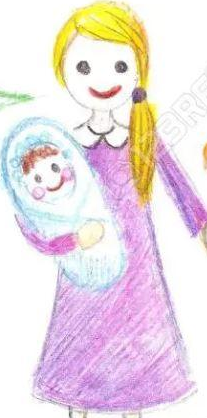
#> input picture shared/job_001/objects/obj_001_n08.png, 207 x 418 px, given in place of original_input.png, which was not available
$ python run_CEX.py
#> lines starting #> are read from the running program, lines starting #| are printed output that depends on the picture; pictures that were not available may be replaced by others from this repository, and a replacement may not be noted
### colors_extractor/input_processor.py
"""
Project: SoulSketch
File: colors_extractor/input_processor.py
Authors: Itay Vazana & Oriya Even Chen

Description:
Image preprocessing module for Color Extraction (CEX).
Includes contrast boosting, LAB-based enhancement,
and utility functions to load original drawing, object crops, and facial expression crops.
"""

import sys
from pathlib import Path
import cv2
import numpy as np
from typing import List, Tuple

# ==== Project Root Resolution ====
PROJECT_ROOT = Path(__file__).resolve().parent
while PROJECT_ROOT.name != "SoulSketch":
    if PROJECT_ROOT.parent == PROJECT_ROOT:
        break
    PROJECT_ROOT = PROJECT_ROOT.parent

if str(PROJECT_ROOT) not in sys.path:
    sys.path.insert(0, str(PROJECT_ROOT))

# ==== Preprocessing Functions ====
# [13 lines left out: function boost_contrast_saturation, not called in this run]

def enhance_lab_contrast(image: np.ndarray, clip_limit: float = 2.0, tile_grid_size=(8, 8)) -> np.ndarray:
    """
    Enhances contrast in LAB color space using CLAHE.

    Args:
        image (np.ndarray): Input BGR image.
        clip_limit (float): CLAHE clip limit.
        tile_grid_size (tuple): CLAHE tile grid size.

    Returns:
        np.ndarray: Enhanced BGR image.
    """
    lab = cv2.cvtColor(image, cv2.COLOR_BGR2LAB)
    l, a, b = cv2.split(lab)
    clahe = cv2.createCLAHE(clipLimit=clip_limit, tileGridSize=tile_grid_size)
    l_enhanced = clahe.apply(l)
    lab_enhanced = cv2.merge((l_enhanced, a, b))
    return cv2.cvtColor(lab_enhanced, cv2.COLOR_LAB2BGR)

def preprocess_for_cex(image: np.ndarray, mode: str = "lab") -> np.ndarray:
    """
    Dispatcher for image preprocessing before CEX.

    Args:
        image (np.ndarray): Input BGR image.
        mode (str): One of ['lab', 'boost'].

    Returns:
        np.ndarray: Preprocessed image.
    """
    if image is None or not isinstance(image, np.ndarray):
        raise ValueError("Invalid image provided for preprocessing")

    if mode == "boost":
        return boost_contrast_saturation(image)
    elif mode == "lab":
        return enhance_lab_contrast(image)
    else:
        raise ValueError(f"Unsupported preprocessing mode: {mode}")

# ==== Fixed Image Paths ====
ORIGINAL_IMAGE_PATH = PROJECT_ROOT / "shared_memory" / "0_BE_input" / "original_input.png"
COLORED_CROPS_DIR = PROJECT_ROOT / "shared_memory" / "2_OBJ_DET_out" / "objects" / "colored" / "crops"
FACIAL_CROPS_DIR = PROJECT_ROOT / "shared_memory" / "3_FED_out" / "facial_expressions" / "crops"

# ==== Loaders ====
def load_original_image() -> np.ndarray:
    """
    Loads the original drawing image.

    Returns:
        np.ndarray: Loaded image.
    """
    image = cv2.imread(str(ORIGINAL_IMAGE_PATH))
    if image is None:
        raise FileNotFoundError(f"Original input image not found at {ORIGINAL_IMAGE_PATH}")
    return image

def load_colored_crops() -> List[Tuple[str, str, np.ndarray]]:
    """
    Loads all cropped object images.

    Returns:
        List[Tuple[str, str, np.ndarray]]: List of (filename, object_type, image).
    """
    crops = []
    if not COLORED_CROPS_DIR.exists():
        print(f"[WARN] Object crops directory does not exist: {COLORED_CROPS_DIR}")
        return crops

    for file in sorted(COLORED_CROPS_DIR.glob("*.png")):
        filename = file.stem
        if "_" not in filename:
            continue
        crop_id, obj_type = filename.split("_", 1)
        image = cv2.imread(str(file))
        if image is not None:
            crops.append((filename, obj_type, image))
    return crops

def load_facial_expression_crops() -> List[Tuple[str, str, np.ndarray]]:
    """
    Loads all cropped facial expression images.

    Returns:
        List[Tuple[str, str, np.ndarray]]: List of (filename, expression_type, image).
    """
    crops = []
    if not FACIAL_CROPS_DIR.exists():
        print(f"[WARN] Facial crops directory does not exist: {FACIAL_CROPS_DIR}")
        return crops

    for file in sorted(FACIAL_CROPS_DIR.glob("*.png")):
        filename = file.stem
        if "_" not in filename:
            continue
        crop_id, expr_type = filename.split("_", 1)
        image = cv2.imread(str(file))
        if image is not None:
            crops.append((filename, expr_type, image))
    return crops

### colors_extractor/models/models_config.py
"""
Project: SoulSketch
File: colors_extractor/models/color_config.py
Authors: Itay Vazana & Oriya Even Chen

Description:
Configuration file for color extraction and emotion-color associations.
Defines allowed emotions, color mappings, object types, and schema constraints.
"""

import sys
from pathlib import Path

# ==== Project Root Resolution ====
PROJECT_ROOT = Path(__file__).resolve().parent
while PROJECT_ROOT.name != "SoulSketch":
    if PROJECT_ROOT.parent == PROJECT_ROOT:
        break
    PROJECT_ROOT = PROJECT_ROOT.parent

if str(PROJECT_ROOT) not in sys.path:
    sys.path.insert(0, str(PROJECT_ROOT))

# ==== Color Extraction Settings ====
NUM_DOMINANT_COLORS = 5
COLOR_DISTANCE_METRIC = "euclidean"

# ==== Emotion Definitions ====
EMOTIONS = [
    "Happiness", "Sadness", "Fear",
    "Anger", "Calm", "Surprise"
]

# ==== Allowed Colors ====
ALLOWED_COLORS = [
    "gray", "black", "blue", "red", "green",
    "yellow", "orange", "pink", "purple", "brown"
]

# ==== Object Types ====
OBJECT_TYPES = {
    "person": {},
    "tree": {},
    "house": {}
}

# ==== Schema Enums ====
ALLOWED_SIZES = ["small", "medium", "large"]

ALLOWED_POSITIONS = [
    "top-left", "top-center", "top-right",
    "bottom-left", "bottom-center", "bottom-right"
]

ALLOWED_EXPRESSIONS = [
    "angry_face", "happy_face", "sad-face", "neutral_face",
    "drawn-face", "hollow_eyes", "large_eyes", "angry_eyes",
    "dot_eyes", "far_eyes", "one_pupil"
]

# ==== Expression to Emotion Mapping ====
EXPRESSION_EMOTION_MAP = {
    "angry_face":     ["Anger"],
    "angry_eyes":     ["Anger"],
    "dot_eyes":       ["Calm", "Surprise"],
    "drawn-face":     ["Sadness", "Fear"],
    "far_eyes":       ["Sadness", "Calm"],
    "happy_face":     ["Happiness", "Surprise"],
    "large_eyes":     ["Fear", "Surprise"],
    "neutral_face":   ["Calm", "Sadness"],
    "one_pupil":      ["Fear", "Surprise"],
    "sad-face":       ["Sadness"]
}

# ==== Emotion to Expression Reverse Map ====
EMOTION_TO_EXPRESSIONS = {}
for expr, emotions in EXPRESSION_EMOTION_MAP.items():
    for emotion in emotions:
        EMOTION_TO_EXPRESSIONS.setdefault(emotion, []).append(expr)

# ==== Emotion to Scene Color Preferences ====
EMOTION_COLOR_MAP = {
    "Happiness": ["yellow", "pink", "orange"],
    "Sadness":   ["blue", "gray", "black"],
    "Fear":      ["black", "gray", "purple"],
    "Anger":     ["red", "black", "orange"],
    "Calm":      ["green", "blue", "brown"],
    "Surprise":  ["yellow", "purple", "blue"]
}

# ==== Object Color Expectations ====
OBJECT_COLOR_MAP = {
    "person": {
        "normal":  ["pink", "brown", "blue", "green", "yellow", "red"],
        "unusual": ["purple", "orange", "gray", "black"]
    },
    "tree": {
        "normal":  ["green", "brown", "black"],
        "unusual": ["pink", "red", "purple", "blue"]
    },
    "house": {
        "normal":  ["brown", "gray", "blue", "red", "yellow"],
        "unusual": ["black", "purple", "green", "orange"]
    }
}

### colors_extractor/models/plot_color_emotions.py
"""
Project: SoulSketch
File: colors_extractor/models/plot_color_emotions.py
Authors: Itay Vazana & Oriya Even Chen

Description:
Plotting utilities for visualizing emotional color analysis.
Generates dual-plots per entity (drawing/object/expression):
- RGB → Mapped Color → Emotion Mapping Chart
- Pie Chart for Color Proportion
"""

import sys
from pathlib import Path
import matplotlib.pyplot as plt
from matplotlib.backends.backend_agg import FigureCanvasAgg as FigureCanvas
from typing import List, Dict
import numpy as np

# ==== Project Root Resolution ====
PROJECT_ROOT = Path(__file__).resolve().parent
while PROJECT_ROOT.name != "SoulSketch":
    if PROJECT_ROOT.parent == PROJECT_ROOT:
        break
    PROJECT_ROOT = PROJECT_ROOT.parent

if str(PROJECT_ROOT) not in sys.path:
    sys.path.insert(0, str(PROJECT_ROOT))

# ==== Predefined Colors ====
COLOR_RGB_REFERENCE = {
    "red": (255, 0, 0), "blue": (0, 0, 255), "green": (0, 128, 0),
    "yellow": (255, 255, 0), "orange": (255, 165, 0), "pink": (255, 105, 180),
    "purple": (128, 0, 128), "gray": (128, 128, 128), "black": (0, 0, 0), "brown": (139, 69, 19)
}

COLOR_RANGES = {
    "red":    {"r": (200, 255), "g": (0, 80),   "b": (0, 80)},
    "blue":   {"r": (0, 80),    "g": (0, 80),   "b": (180, 255)},
    "green":  {"r": (0, 100),   "g": (100, 200),"b": (0, 100)},
    "yellow": {"r": (200, 255), "g": (200, 255),"b": (0, 80)},
    "orange": {"r": (200, 255), "g": (100, 200),"b": (0, 80)},
    "pink":   {"r": (180, 255), "g": (70, 200), "b": (140, 255)},
    "purple": {"r": (80, 180),  "g": (0, 80),   "b": (80, 180)},
    "gray":   {"r": (90, 180),  "g": (90, 180), "b": (90, 180)},
    "black":  {"r": (0, 50),    "g": (0, 50),   "b": (0, 50)},
    "brown":  {"r": (110, 190), "g": (50, 120), "b": (30, 100)}
}

# ==== Color Matching Helper ====
def match_color_by_range(rgb: tuple) -> str:
    for color, ranges in COLOR_RANGES.items():
        r, g, b = rgb
        if (ranges["r"][0] <= r <= ranges["r"][1] and
            ranges["g"][0] <= g <= ranges["g"][1] and
            ranges["b"][0] <= b <= ranges["b"][1]):
            return color
    return "unknown"

# ==== Function: draw_color_map ====
def draw_color_map(colors: List[Dict], title: str, highlight_unusual: bool = False):
    fig_height = max(4, 0.8 * len(colors))
    fig, ax = plt.subplots(figsize=(6, fig_height))
    ax.set_xlim(0, 3)
    ax.set_ylim(0, len(colors))
    ax.axis('off')

    for i, color_data in enumerate(colors):
        rgb = tuple(color_data["rgb"])
        mapped_name = match_color_by_range(rgb)
        emotion = color_data["emotion"]
        is_unusual = color_data.get("is_unusual", False)

        color_actual = tuple(v / 255 for v in rgb)
        color_mapped = tuple(v / 255 for v in COLOR_RGB_REFERENCE.get(mapped_name, (255, 255, 255)))

        y = len(colors) - i - 0.5
        ax.add_patch(plt.Circle((0.4, y), 0.3, color=color_actual,
                                ec='red' if highlight_unusual and is_unusual else 'black'))
        ax.annotate("", xy=(1.0, y), xytext=(0.7, y), arrowprops=dict(arrowstyle="->", color="black"))
        ax.add_patch(plt.Circle((1.3, y), 0.3, color=color_mapped))
        label = f"{emotion} ({mapped_name})"
        if highlight_unusual and is_unusual:
            label += " *Unusual*"
        ax.text(1.8, y, label, fontsize=12, verticalalignment='center')

    plt.title(title, fontsize=18)
    plt.tight_layout()
    return fig

# ==== Function: draw_color_proportion_pie ====
def draw_color_proportion_pie(colors: List[Dict], title: str):
    if not colors:
        return plt.figure()

    labels = [f"{match_color_by_range(tuple(c['rgb']))} ({c['emotion']})" for c in colors]
    colors_rgb = [tuple(v / 255 for v in c["rgb"]) for c in colors]
    proportions = [c.get("proportion", 1) for c in colors]

    fig, ax = plt.subplots(figsize=(6, 5))
    ax.pie(proportions, labels=labels, startangle=90, autopct="%1.1f%%",
           colors=colors_rgb, textprops={'fontsize': 10})
    ax.set_title(title, fontsize=14)
    plt.close(fig)
    return fig

# ==== Function: combine_mapping_and_pie ====
def combine_mapping_and_pie(rgb_mapping_fig, pie_fig, title: str):
    fig, axs = plt.subplots(1, 2, figsize=(14, 6))
    fig.suptitle(title, fontsize=20)

    for ax, src_fig in zip(axs, [rgb_mapping_fig, pie_fig]):
        canvas = FigureCanvas(src_fig)
        canvas.draw()
        img = np.frombuffer(canvas.buffer_rgba(), dtype=np.uint8)
        img = img.reshape(src_fig.canvas.get_width_height()[::-1] + (4,))
        ax.imshow(img)
        ax.axis('off')

    plt.tight_layout(pad=1.0)
    plt.close(rgb_mapping_fig)
    plt.close(pie_fig)
    return fig

### colors_extractor/models/KNN_model.py
"""
Project: SoulSketch
File: colors_extractor/models/KNN_model.py
Authors: Itay Vazana & Oriya Even Chen

Description:
Extracts dominant colors from an image using KMeans clustering.
Maps them to predefined emotion-color associations.
Generates visual summaries for emotional interpretation.
"""

import sys
from pathlib import Path
import cv2
import numpy as np
from sklearn.cluster import KMeans
from typing import List, Dict, Tuple, Optional

from models.models_config import (
    NUM_DOMINANT_COLORS,
    COLOR_DISTANCE_METRIC,
    ALLOWED_COLORS,
    EMOTION_COLOR_MAP,
    OBJECT_COLOR_MAP
)
from models.plot_color_emotions import (
    draw_color_map,
    draw_color_proportion_pie,
    combine_mapping_and_pie
)

# ==== Project Root Resolution ====
PROJECT_ROOT = Path(__file__).resolve().parent
while PROJECT_ROOT.name != "SoulSketch":
    if PROJECT_ROOT.parent == PROJECT_ROOT:
        break
    PROJECT_ROOT = PROJECT_ROOT.parent

if str(PROJECT_ROOT) not in sys.path:
    sys.path.insert(0, str(PROJECT_ROOT))

# ==== Predefined RGB Ranges for Named Colors ====
COLOR_RANGES = {
    "red":    {"r": (200, 255), "g": (0, 80),   "b": (0, 80)},
    "blue":   {"r": (0, 80),    "g": (0, 80),   "b": (180, 255)},
    "green":  {"r": (0, 100),   "g": (100, 200),"b": (0, 100)},
    "yellow": {"r": (200, 255), "g": (200, 255),"b": (0, 80)},
    "orange": {"r": (200, 255), "g": (100, 200),"b": (0, 80)},
    "pink":   {"r": (180, 255), "g": (70, 200), "b": (140, 255)},
    "purple": {"r": (80, 180),  "g": (0, 80),   "b": (80, 180)},
    "gray":   {"r": (90, 180),  "g": (90, 180), "b": (90, 180)},
    "black":  {"r": (0, 50),    "g": (0, 50),   "b": (0, 50)},
    "brown":  {"r": (110, 190), "g": (50, 120), "b": (30, 100)}
}

# ==== Helper Function: match_color_by_range ====
def match_color_by_range(rgb: Tuple[int, int, int]) -> Optional[str]:
    """
    Matches an RGB tuple to a color name based on predefined ranges.

    Args:
        rgb (Tuple[int, int, int]): RGB color value.

    Returns:
        Optional[str]: Name of the matched color, or None if not matched.
    """
    for color, ranges in COLOR_RANGES.items():
        r, g, b = rgb
        if (ranges["r"][0] <= r <= ranges["r"][1] and
            ranges["g"][0] <= g <= ranges["g"][1] and
            ranges["b"][0] <= b <= ranges["b"][1]):
            return color
    return None

# ==== Main Function: extract_emotional_colors ====
def extract_emotional_colors(
    image: np.ndarray,
    output_dir: Path,
    entity_type: str,
    entity_id: Optional[str] = None,
    object_type: Optional[str] = None,
    use_range_based: bool = True
) -> List[Dict]:
    """
    Extracts dominant colors and maps them to emotion categories.
    Also saves a combined plot for interpretation.

    Args:
        image (np.ndarray): Input image in BGR format.
        output_dir (Path): Base output path.
        entity_type (str): One of ['drawing', 'object', 'expression'].
        entity_id (Optional[str]): Optional unique identifier.
        object_type (Optional[str]): Object category (for unusual color check).
        use_range_based (bool): Whether to use predefined color ranges.

    Returns:
        List[Dict]: List of detected color-emotion mappings.
    """
    img_rgb = cv2.cvtColor(image, cv2.COLOR_BGR2RGB)
    pixels = img_rgb.reshape((-1, 3))
    pixels = pixels[np.mean(pixels, axis=1) < 240]  # Filter overly white
    pixels = pixels[np.std(pixels, axis=1) > 15]    # Filter flat areas

    if len(pixels) == 0:
        print("[WARN] All pixels were filtered out — no valid colors remain.")
        return []

    kmeans = KMeans(n_clusters=NUM_DOMINANT_COLORS, n_init=10)
    kmeans.fit(pixels)
    dominant_colors = kmeans.cluster_centers_.astype(int)
    labels = kmeans.labels_
    counts = np.bincount(labels)

    results = []
    for color, count in zip(dominant_colors, counts):
        rgb_tuple = tuple(color.tolist())
        color_name = match_color_by_range(rgb_tuple) if use_range_based else None

        emotion = None
        for emo, colors in EMOTION_COLOR_MAP.items():
            if color_name in colors:
                emotion = emo
                break

        if emotion is None:
            continue

        color_data = {
            "color_name": color_name,
            "rgb": list(rgb_tuple),
            "emotion": emotion,
            "proportion": int(count)
        }

        if object_type in OBJECT_COLOR_MAP:
            color_data["is_unusual"] = color_name in OBJECT_COLOR_MAP[object_type].get("unusual", [])

        results.append(color_data)

    # ==== Save plots ====
    subfolder = output_dir / entity_type / (entity_id or "summary")
    subfolder.mkdir(parents=True, exist_ok=True)

    title = f"{entity_type.capitalize()} Analysis"
    if entity_id:
        title += f" - {entity_id}"

    fig_map = draw_color_map(results, title=title, highlight_unusual=(entity_type == "object"))
    fig_pie = draw_color_proportion_pie(results, title=f"{entity_type.capitalize()} Color Proportion")
    combined_fig = combine_mapping_and_pie(fig_map, fig_pie, title)

    save_path = subfolder / "plot.png"
    combined_fig.savefig(save_path, dpi=150)

    return results

### colors_extractor/save_to_shared.py
"""
Project: SoulSketch
File: colors_extractor/save_to_shared.py
Authors: Itay Vazana & Oriya Even Chen

Description:
Copies final outputs from the color extraction module into the appropriate
subdirectory within the shared_memory folder for downstream access.
"""

import sys
from pathlib import Path
import shutil

# ==== Project Root Resolution ====
PROJECT_ROOT = Path(__file__).resolve().parent
while PROJECT_ROOT.name != "SoulSketch":
    if PROJECT_ROOT.parent == PROJECT_ROOT:
        break
    PROJECT_ROOT = PROJECT_ROOT.parent

if str(PROJECT_ROOT) not in sys.path:
    sys.path.insert(0, str(PROJECT_ROOT))


# ==== Function: save_to_shared_memory ====
def save_to_shared_memory(src_dir, target_subdir_name):
    """
    Copies all contents from the given source directory into a target subdirectory
    within the shared_memory folder of the project.

    Args:
        src_dir (str or Path): The directory containing the final color extraction outputs.
        target_subdir_name (str): The name of the subdirectory to create under shared_memory.
    """
    src_dir = Path(src_dir)

    # Resolve target path under shared memory
    project_root = Path(__file__).resolve().parents[1]
    shared_base = project_root / "shared_memory" / target_subdir_name

    # Clear existing contents if present
    if shared_base.exists():
        shutil.rmtree(shared_base)
    shared_base.mkdir(parents=True, exist_ok=True)

    # Copy each file and folder into the destination
    for item in src_dir.iterdir():
        dest = shared_base / item.name
        if item.is_file():
            shutil.copy2(item, dest)
        elif item.is_dir():
            shutil.copytree(item, dest)

    print(f"[INFO] Shared memory updated at {shared_base}")

### colors_extractor/run_CEX.py
"""
Project: SoulSketch
File: colors_extractor/run_CEX.py
Authors: Itay Vazana & Oriya Even Chen

Description:
Main runner for extracting emotional colors from drawing, object crops, and facial expression crops.
Performs preprocessing, color clustering, emotion mapping, and diagnostic plot generation.
Final outputs (JSONs + plots) are copied into shared_memory for use by downstream modules.
"""

import sys
from pathlib import Path
import json
import shutil

# ==== Project Root Resolution ====
PROJECT_ROOT = Path(__file__).resolve().parent
while PROJECT_ROOT.name != "SoulSketch":
    if PROJECT_ROOT.parent == PROJECT_ROOT:
        break
    PROJECT_ROOT = PROJECT_ROOT.parent

if str(PROJECT_ROOT) not in sys.path:
    sys.path.insert(0, str(PROJECT_ROOT))

# ==== Imports ====
from input_processor import (
    load_original_image,
    load_colored_crops,
    load_facial_expression_crops,
    preprocess_for_cex
)
from models.KNN_model import extract_emotional_colors
from save_to_shared import save_to_shared_memory

# ==== Constants and Paths ====
TEMP_DIR = Path("temp")
JSON_DIR = TEMP_DIR / "JSON"
PLOTS_DIR = TEMP_DIR / "plots"

DRAWING_JSON = JSON_DIR / "drawing_results.json"
OBJECTS_JSON = JSON_DIR / "object_results.json"
EXPRESSIONS_JSON = JSON_DIR / "facial_expression_results.json"

SHARED_SUBDIR = "4_CEX_out/colors"
PREPROCESS_MODE = "lab"  # Options: 'lab' or 'boost'


# ==== Setup Directories ====
def setup_directories():
    """
    Ensures the temporary working directory is clean and prepared.
    """
    if TEMP_DIR.exists():
        shutil.rmtree(TEMP_DIR)
    JSON_DIR.mkdir(parents=True, exist_ok=True)
    PLOTS_DIR.mkdir(parents=True, exist_ok=True)


# ==== Save JSON Utility ====
def save_json(data, path):
    """
    Saves the given data to a JSON file.

    Args:
        data (dict or list): The data to serialize.
        path (Path): Target JSON file path.
    """
    with open(path, 'w') as f:
        json.dump(data, f, indent=4)


# ==== Cleanup Temporary Directory ====
def clean_temp():
    """
    Deletes the temporary working directory.
    """
    if TEMP_DIR.exists():
        shutil.rmtree(TEMP_DIR)


# ==== Main Pipeline ====
def main():
    print("[INFO] Starting color extraction pipeline (CEX)...")
    setup_directories()

    # === Full Drawing ===
    print("[INFO] Processing original drawing...")
    full_image = load_original_image()
#> in load_original_image, image is the input picture: shape (418, 207, 3); mean B, G, R 227.3, 221.9, 236.2
    processed_full = preprocess_for_cex(full_image, mode=PREPROCESS_MODE)
#> in enhance_lab_contrast, `l, a, b = cv2.split(lab)`:
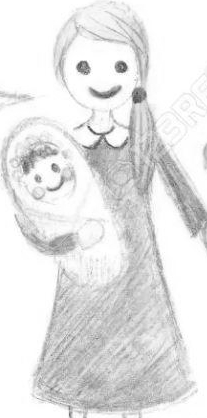
#> l: shape (418, 207); min 75, max 255, mean 229.1
#> in enhance_lab_contrast, `l, a, b = cv2.split(lab)`:
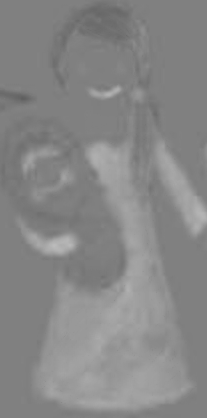
#> a: shape (418, 207); min 95, max 187, mean 134.8
#> in enhance_lab_contrast, `l, a, b = cv2.split(lab)`:
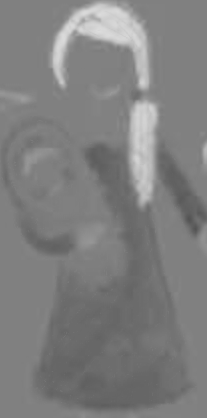
#> b: shape (418, 207); min 84, max 220, mean 127
#> in enhance_lab_contrast, `l_enhanced = clahe.apply(l)`:
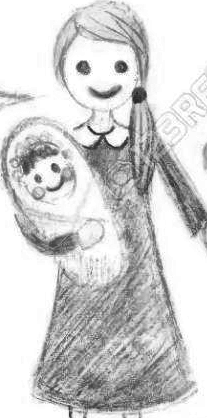
#> l_enhanced: shape (418, 207); min 33, max 255, mean 208.8
#> in enhance_lab_contrast, `return cv2.cvtColor(lab_enhanced, cv2.COLOR_LAB2BGR)`:
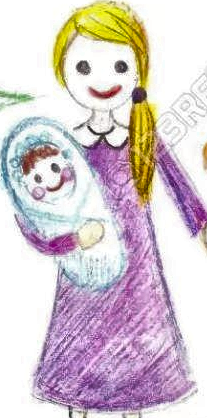
#> returned value: shape (418, 207, 3); mean B, G, R 205.7, 200.7, 214.1
    drawing_colors = extract_emotional_colors(
        image=processed_full,
        output_dir=PLOTS_DIR,
        entity_type="drawing"
    )
#> (the rest of the program and of its run is left out)
